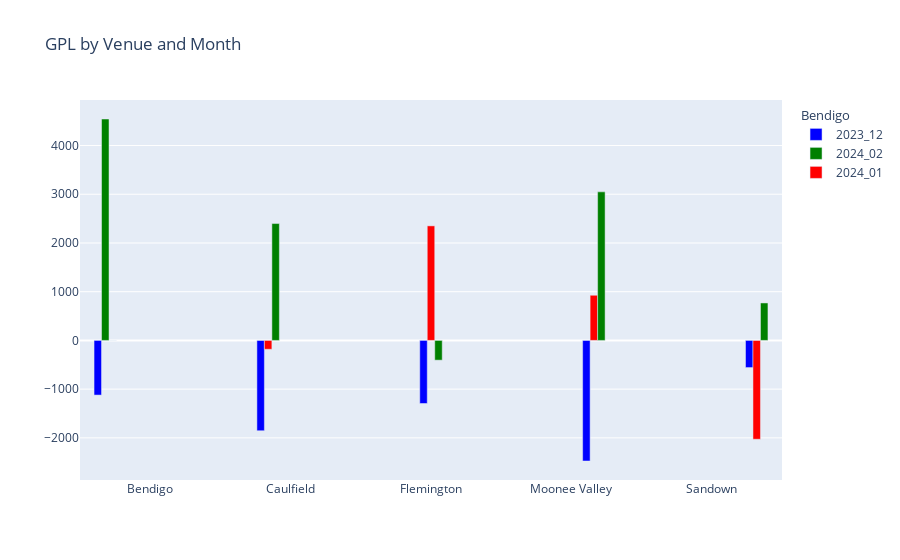

Here is the notebook cell this chart was saved with:
### Code cell
# Create a bar chart with grouped bars for each venue and month
fig = go.Figure()

colors = ['blue', 'green', 'red']

# Loop through each venue
for venue in signif_summary_month['venue'].unique():
    venue_data = signif_summary_month[signif_summary_month['venue'] == venue]
    # Add a bar for each month of the venue
    for month, gpl in zip(venue_data['month'], venue_data['gpl']):
        # Determine the color based on the month index
        month_index = signif_summary_month['month'].unique().tolist().index(month)
        fig.add_trace(
            go.Bar(
                x=[venue],
                y=[gpl],
                name=month,
                legendgroup=venue,
                showlegend=True if venue == signif_summary_month['venue'].unique()[0] else False, # Show legend only for the first venue
                legendgrouptitle_text=venue,
                marker_color=colors[month_index] # Assign color based on month index
            )
        )

# Update layout for better visualization
fig.update_layout(barmode='group', title_text="GPL by Venue and Month")

# Display the plot
fig.show()

### Figure 1 — Plotly figure (JSON) as saved in the notebook; plotly's stock layout.template omitted (floating-point values rounded to 4 significant figures)
{"data": [{"legendgroup": "Bendigo", "legendgrouptitle": {"text": "Bendigo"}, "marker": {"color": "blue"}, "name": "2023_12", "showlegend": true, "type": "bar", "x": ["Bendigo"], "y": [-1122.0]}, {"legendgroup": "Bendigo", "legendgrouptitle": {"text": "Bendigo"}, "marker": {"color": "green"}, "name": "2024_02", "showlegend": true, "type": "bar", "x": ["Bendigo"], "y": [4544.0]}, {"legendgroup": "Bendigo", "legendgrouptitle": {"text": "Bendigo"}, "marker": {"color": "red"}, "name": "2024_01", "showlegend": true, "type": "bar", "x": ["Bendigo"], "y": [0]}, {"legendgroup": "Caulfield", "legendgrouptitle": {"text": "Caulfield"}, "marker": {"color": "blue"}, "name": "2023_12", "showlegend": false, "type": "bar", "x": ["Caulfield"], "y": [-1854.0]}, {"legendgroup": "Caulfield", "legendgrouptitle": {"text": "Caulfield"}, "marker": {"color": "red"}, "name": "2024_01", "showlegend": false, "type": "bar", "x": ["Caulfield"], "y": [-181.8]}, {"legendgroup": "Caulfield", "legendgrouptitle": {"text": "Caulfield"}, "marker": {"color": "green"}, "name": "2024_02", "showlegend": false, "type": "bar", "x": ["Caulfield"], "y": [2398.0]}, {"legendgroup": "Flemington", "legendgrouptitle": {"text": "Flemington"}, "marker": {"color": "blue"}, "name": "2023_12", "showlegend": false, "type": "bar", "x": ["Flemington"], "y": [-1295.0]}, {"legendgroup": "Flemington", "legendgrouptitle": {"text": "Flemington"}, "marker": {"color": "red"}, "name": "2024_01", "showlegend": false, "type": "bar", "x": ["Flemington"], "y": [2351.0]}, {"legendgroup": "Flemington", "legendgrouptitle": {"text": "Flemington"}, "marker": {"color": "green"}, "name": "2024_02", "showlegend": false, "type": "bar", "x": ["Flemington"], "y": [-405.6]}, {"legendgroup": "Moonee Valley", "legendgrouptitle": {"text": "Moonee Valley"}, "marker": {"color": "blue"}, "name": "2023_12", "showlegend": false, "type": "bar", "x": ["Moonee Valley"], "y": [-2475.0]}, {"legendgroup": "Moonee Valley", "legendgrouptitle": {"text": "Moonee Valley"}, "marker": {"color": "red"}, "name": "2024_01", "showlegend": false, "type": "bar", "x": ["Moonee Valley"], "y": [927.0]}, {"legendgroup": "Moonee Valley", "legendgrouptitle": {"text": "Moonee Valley"}, "marker": {"color": "green"}, "name": "2024_02", "showlegend": false, "type": "bar", "x": ["Moonee Valley"], "y": [3049.0]}, {"legendgroup": "Sandown", "legendgrouptitle": {"text": "Sandown"}, "marker": {"color": "blue"}, "name": "2023_12", "showlegend": false, "type": "bar", "x": ["Sandown"], "y": [-557.4]}, {"legendgroup": "Sandown", "legendgrouptitle": {"text": "Sandown"}, "marker": {"color": "red"}, "name": "2024_01", "showlegend": false, "type": "bar", "x": ["Sandown"], "y": [-2028.0]}, {"legendgroup": "Sandown", "legendgrouptitle": {"text": "Sandown"}, "marker": {"color": "green"}, "name": "2024_02", "showlegend": false, "type": "bar", "x": ["Sandown"], "y": [768.8]}], "layout": {"barmode": "group", "title": {"text": "GPL by Venue and Month"}}}
